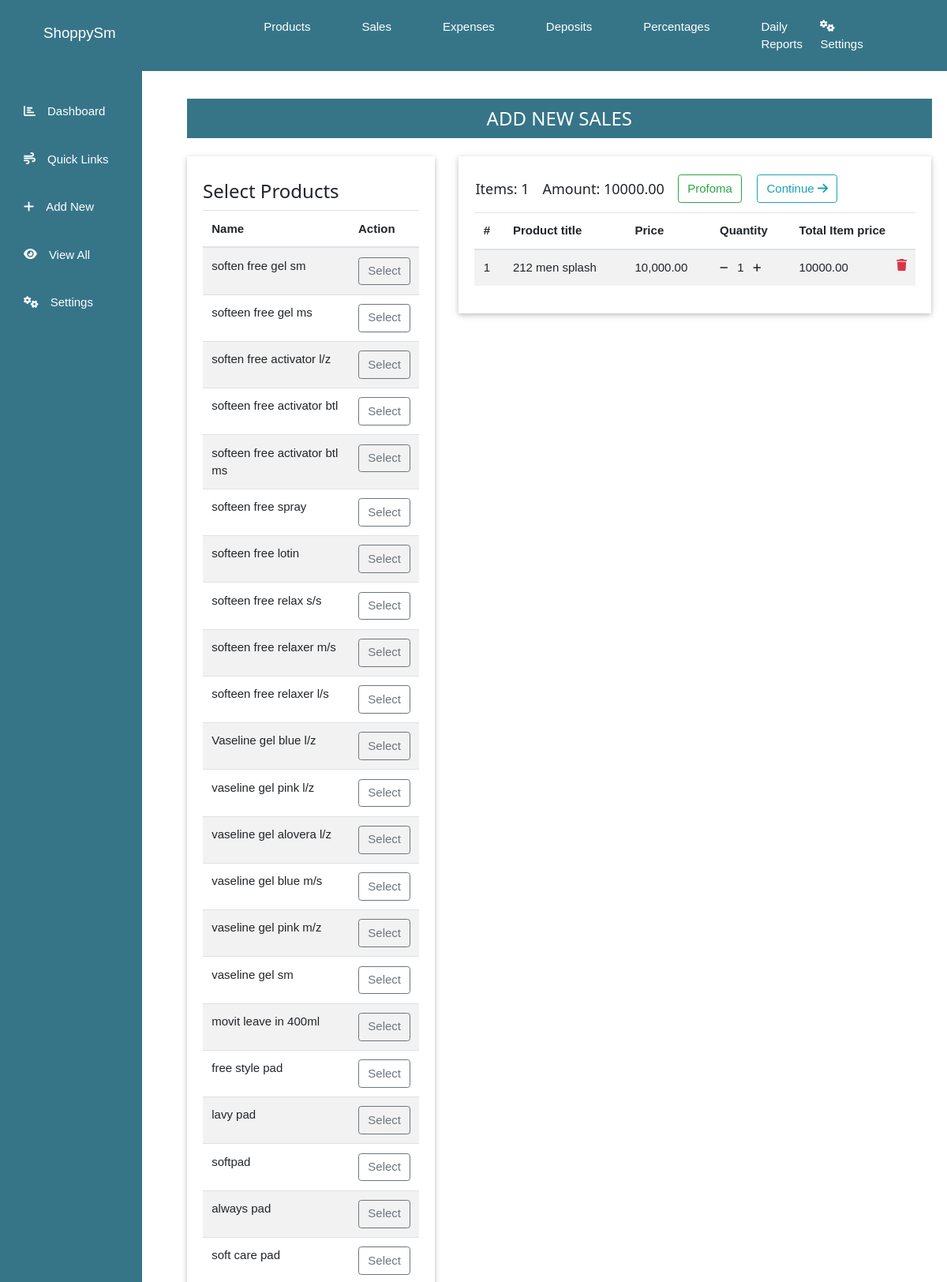
/Add/Sales/ (signed in, upper part), run on the app's committed database.
### istock_app/models.py (models this page shows, shortened)
class products(models.Model):
    code = models.CharField(max_length = 10, null=True, blank=True)
    product_name = models.CharField(max_length = 200, unique=True)
    quantity = models.PositiveIntegerField(default = 0)
    buying_price_per_each = models.FloatField(default = 0)
    selling_price_per_each = models.FloatField(default = 0)
    class Meta:
        verbose_name_plural = 'Products'
    def __str__(self):
        return self.product_name

class OrderItem(models.Model):
    product = models.ForeignKey(products, on_delete = models.SET_NULL, null = True, blank = True)
    sale = models.ForeignKey(sales, on_delete = models.SET_NULL, null = True, blank = True)
    quantity = models.PositiveIntegerField(default = 0, null = True, blank = True)
    date_added = models.DateTimeField(auto_now_add = True)
    price = models.FloatField(null = True, blank = True)
    buying_price = models.FloatField(null = True, blank = True)
    product_name = models.CharField(max_length = 200, null = True, blank = True)
    @property
    def totalAmount(self):
        total = self.price*self.quantity
        return total

### istock_app/views.py (the view)
# urls.py: path('Add/Sales/', views.add_sales, name='add_sales'),
@login_required
@shopkeeper_login_required
def add_sales(request):
    all_products = products.objects.all()
    order, created = sales.objects.get_or_create(seller = request.user, ordered = False)
    items = order.orderitem_set.all()
    context = {
        'products': all_products,
        'items': items,
        'order': order,
    }
    myTemplate = 'istock/addSales.html'
    return render(request, myTemplate, context)

### accounts/models.py (called while the page is built)
    def __str__(self):
        return self.username

### istock_app/models.py (called while the page is built)
    @property
    def get_total_amount(self):
        orderitems = self.orderitem_set.all()
        total = sum([item.totalAmount for item in orderitems])
        return total

    @property
    def get_cart_items(self):
        orderitems = self.orderitem_set.all()
        total = sum([item.quantity for item in orderitems])
        return total

### istock_app/templates/istock/addSales.html (shortened to what this page needs)
{% extends 'istock/base.html' %}
{% load crispy_forms_tags %}
{% block content%}
{% load humanize %}
  <div class="outer_container">
    <div class="container">
      <div class="row">
        <div class="col-md-12">
          <div class="contents">
            <div class="heading mt-5">
            <h3> ADD NEW SALES</h3>
            </div>
            <div class="d-flex">
              <div class="col-4 mt-4 w3-card">
                <h3>Select Products</h3>
                  <table id = "table-sale" class="table table-responsive table-striped table-hover">
                    <thead>
                      <tr>
                        <th>Name</th>
                        <th>Action</th>
                      </tr>
                    </thead>
                    <tbody>
                        {% for product in products %}
                        <tr>
                          <td> {{ product }} </td>
                          <td> <a href="#" data-product = "{{ product.id }}" data-action = "add" class="btn btn-outline-secondary update-cart">Select</a></td>
                        </tr>
                        {% endfor %}
                    </tbody>
                  </table>
              </div>
              <div class="col-8 ml-3 mt-4">
                <div class="w3-card">
                  {% if items %}
                  <table>
                    <tr>
                      <th>
                        <h5 class="mr-2">
                        </h5>
                      </th>
                      <th>
                        <h5 class="ml-2 mr-3">
                        </h5>
                      </th>
                      <th>
                        <a href="{% url 'prepare_profoma_invoice' order.id %}" class="btn btn-outline-success ">Profoma</a>
                        <a href="{% url 'prepare_invoice' order.id %}" class="btn btn-outline-info ml-3">Continue <i class="fa fa-arrow-right"></i></a>
                      </th>
                    </tr>
                  </table>
                  <div class="products">
                    <table class="table table-striped table-hover mt-2">
                      <thead>
                        <tr>
                          <th>#</th>
                          <th>Product title</th>
                          <th>Price</th>
                          <th>Quantity</th>
                          <th>Total Item price</th>
                        </tr>
                      </thead>
                      {% endif %}
                      <tbody>
                      {% for item in items %}
                      <tr>
                        <td>{{ forloop.counter }}</td>
                        <td>{{ item.product.product_name }}</td>
                        <td>{{ item.product.selling_price_per_each|floatformat:2|intcomma }}</td>
                        <td>
                          <a href="#" data-product = "{{ item.product.id }}" data-action = "remove" class="update-cart" ><i class="fas fa-minus small mr-2"></i></a>
                          <a href="#" data-product = "{{ item.product.id }}" data-action = "add" class="update-cart"><i class="fas fa-plus small ml-2"></i></a>
                        </td>
                        <td>
                          <a href="#" data-product = "{{ item.product.id }}" data-action = "delete" class="text-danger ml-3 update-cart ">
                            <i class="fas fa-trash float-right"></i>
                          </a>
                        </td>
                      </tr>
                      {% empty %}
                      <tr>
                        <td colspan="">No products selected</td>
                      </tr>
                      {% endfor %}
                    </tbody>
                    </table>
                  </div>
                </div>
              </div>
            </div>
          </div>
        </div>
      </div>
    </div>
  </div>
{% endblock%}

### istock_app/static/css/w3.css (style rules this page uses)
html { box-sizing:border-box }
*,*:before,*:after { box-sizing:inherit }
html { -ms-text-size-adjust:100%;-webkit-text-size-adjust:100% }
body { margin:0 }
a { background-color:transparent }
html,body { font-family:Verdana,sans-serif;font-size:15px;line-height:1.5 }
html { overflow-x:hidden }
h3 { font-size:24px }
h5 { font-size:18px }
h1,h2,h3,h4,h5,h6 { font-family:"Segoe UI",Arial,sans-serif;font-weight:400;margin:10px 0 }
a { color:inherit }
.w3-card,.w3-card-2 { box-shadow:0 2px 5px 0 rgba(0,0,0,0.16),0 2px 10px 0 rgba(0,0,0,0.12) }

### istock_app/static/style.css (style rules this page uses)
body { --background : #367588; --hover : #adc6f0; --text : #fff; --linkNavTop: 40px; --decor: none; font-family: "Montserrat", sans-serif; }
body a { text-decoration: var(--decor); }
.w3-card { padding: 20px ; }
.outer_container .contents { padding: 80px 0px; width: 80%; position:relative; left: 18vw; width: 85%; position:relative; left: 16vw; }
.outer_container .contents .heading { padding: 1px 0px; background: var(--background); height:50px; text-align: center; color: var(--text); }

### data on the page
products: product_name "soften free gel sm"
products: product_name "softeen free gel ms"
products: product_name "soften free activator l/z"
products: product_name "softeen free activator btl"
products: product_name "softeen free activator btl ms"
products: product_name "softeen free spray"
products: product_name "softeen free lotin"
products: product_name "softeen free relax s/s"
products: product_name "softeen free relaxer m/s"
products: product_name "softeen free relaxer l/s"
products: product_name "Vaseline gel blue l/z"
products: product_name "vaseline gel pink l/z"
products: product_name "vaseline gel alovera l/z"
products: product_name "vaseline gel blue m/s"
products: product_name "vaseline gel pink m/z"
products: product_name "vaseline gel sm"
products: product_name "movit leave in 400ml"
products: product_name "free style pad"
products: product_name "lavy pad"
products: product_name "softpad"
products: product_name "always pad"
products: product_name "soft care pad"
